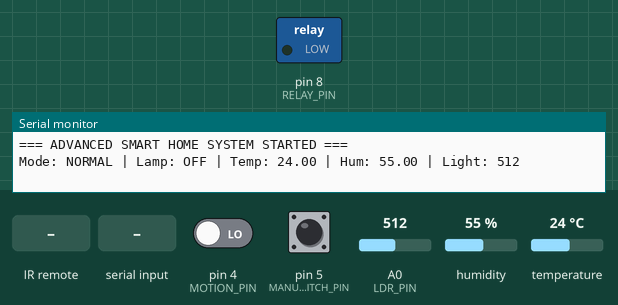
A sketch run on a simulated Arduino Uno, built with avr-gcc and run on an emulated ATmega328P. On the bench: switched loads named in the sketch (green lamp = pin HIGH), the last lines printed to the serial monitor. Dashed ring = blinking. The test bench sets the inputs (shaded band); at power-on: pin 5 (MANUAL_SWITCH_PIN) HIGH, A0 (LDR_PIN) = 512, pin 4 (MOTION_PIN) LOW, humidity 55 %, temperature 24 °C.

Above: at 1.2 s.
1.3 s: pin 5 (MANUAL_SWITCH_PIN) pulled LOW for 1 s
At 2.06 s:
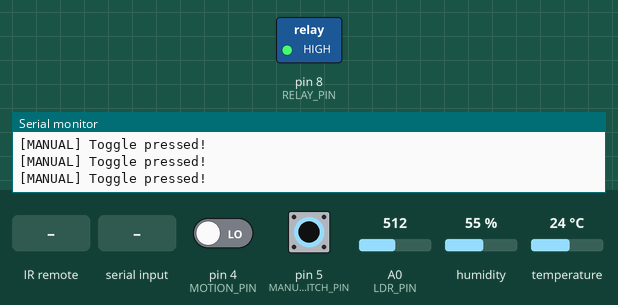
3.8 s: infrared code 0xFFA857 received
6.7 s: "ON\n" received over Serial
At 7.4 s:
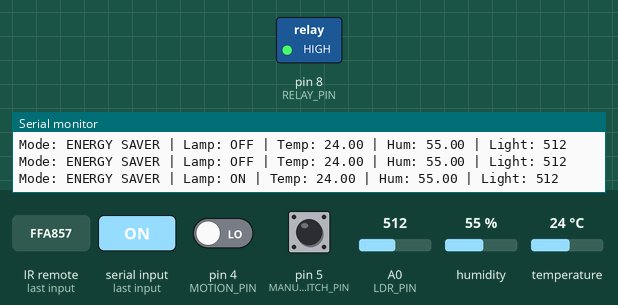
9.7 s: infrared code 0xFFA25D received
At 10.8 s:
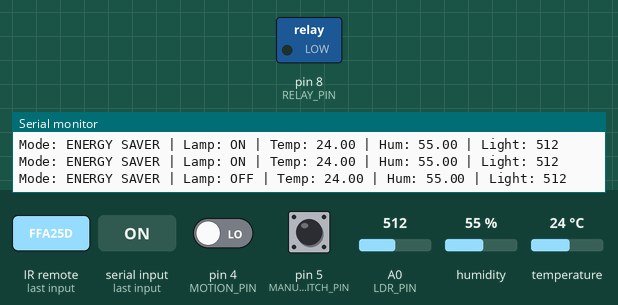
11.2 s: "MODE:NIGHT\n" received over Serial
13.7 s: A0 (LDR_PIN) set to 158
15.2 s: A0 (LDR_PIN) set to 143
At 16.2 s:
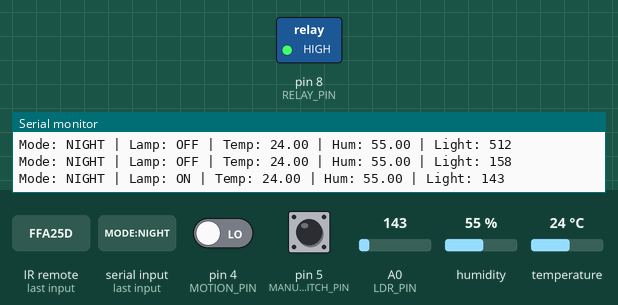
Timing chart, 0 to 18.2 s (numbered marks = the images above; inputs shaded):
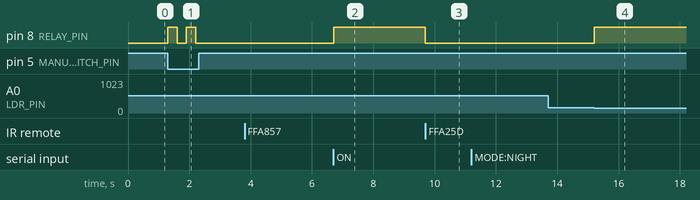

Measured:
- the behaviour switches between 150 and 149 on A0 (LDR_PIN) (found by bisection; images 3 and 4)
- after the input at 1.3 s, pin 8 (RELAY_PIN): alternates HIGH for 0.30 s and LOW for 0.30 s, 4 changes in all, then stays LOW, starting at once
- after the input at 6.7 s, pin 8 (RELAY_PIN): LOW → HIGH at once
- after the input at 9.7 s, pin 8 (RELAY_PIN): HIGH → LOW at once
- after the input at 15.2 s, pin 8 (RELAY_PIN): LOW → HIGH at once

The sketch:

arduino-smart-home-automation.ino
```cpp
#include <DHT.h>
#include <IRremote.h>

// ------------------- Hardware Config ------------------
#define RELAY_PIN 8
#define DHT_PIN 2
#define DHT_TYPE DHT22
#define IR_PIN 7
#define LDR_PIN A0
#define MOTION_PIN 4
#define MANUAL_SWITCH_PIN 5

// ------------------- Objects & Globals ------------------
DHT dht(DHT_PIN, DHT_TYPE);
IRrecv irrecv(IR_PIN);
decode_results results;

bool lampState = false;
bool manualOverride = false;

enum Mode { NORMAL, ENERGY_SAVER, NIGHT_MODE, SECURITY_MODE };
Mode currentMode = NORMAL;

unsigned long lampTimer = 0;
unsigned long lastCheck = 0;
unsigned long securityAlarmTimer = 0;

// ------------------- Setup ------------------
void setup() {
  Serial.begin(9600);
  dht.begin();
  irrecv.enableIRIn();

  pinMode(RELAY_PIN, OUTPUT);
  pinMode(MOTION_PIN, INPUT);
  pinMode(MANUAL_SWITCH_PIN, INPUT_PULLUP);

  digitalWrite(RELAY_PIN, LOW);

  Serial.println("=== ADVANCED SMART HOME SYSTEM STARTED ===");
}

// ------------------- Main Loop ------------------
void loop() {
  readManualSwitch();
  handleIR();
  handleBluetooth();
  environmentLogic();
  modeLogic();
  securityLogic();
  timedLampCutoff();
  displayStatus();
}

// ------------------- Manual Switch Override ------------------
void readManualSwitch() {
  if (!digitalRead(MANUAL_SWITCH_PIN)) {
    manualOverride = true;
    lampState = !lampState;
    digitalWrite(RELAY_PIN, lampState);
    Serial.println("[MANUAL] Toggle pressed!");
    delay(300);
  }
}

// ------------------- IR Remote Control ------------------
void handleIR() {
  if (irrecv.decode(&results)) {
    unsigned long code = results.value;

    if (code == 0xFFA25D) { // POWER = toggle lamp
      lampState = !lampState;
      digitalWrite(RELAY_PIN, lampState);
    }

    if (code == 0xFF629D) { currentMode = NORMAL; }
    if (code == 0xFFA857) { currentMode = ENERGY_SAVER; }
    if (code == 0xFF22DD) { currentMode = NIGHT_MODE; }
    if (code == 0xFF02FD) { currentMode = SECURITY_MODE; }

    irrecv.resume();
  }
}

// ------------------- Bluetooth Commands ------------------
void handleBluetooth() {
  if (Serial.available()) {
    String cmd = Serial.readStringUntil('\n');

    if (cmd == "ON") {
      lampState = true;
      digitalWrite(RELAY_PIN, HIGH);
    }
    if (cmd == "OFF") {
      lampState = false;
      digitalWrite(RELAY_PIN, LOW);
    }
    if (cmd == "MODE:NORMAL") currentMode = NORMAL;
    if (cmd == "MODE:ES") currentMode = ENERGY_SAVER;
    if (cmd == "MODE:NIGHT") currentMode = NIGHT_MODE;
    if (cmd == "MODE:SECURITY") currentMode = SECURITY_MODE;
  }
}

// ------------------- Sensor-Based Environment Logic ------------------
void environmentLogic() {
  float t = dht.readTemperature();
  float h = dht.readHumidity();
  int lightLevel = analogRead(LDR_PIN);

  // If manual override is active, skip auto logic
  if (manualOverride) return;

  // Too hot → turn ON lamp with cooling fan logic (concept)
  if (t > 30) {
    lampState = true;
    lampTimer = millis();
  }

  // Too humid → lamp ON for airflow
  if (h > 75) {
    lampState = true;
    lampTimer = millis();
  }

  // Too dark → auto-night illumination
  if (lightLevel < 200 && currentMode == NIGHT_MODE) {
    lampState = true;
  }

  digitalWrite(RELAY_PIN, lampState ? HIGH : LOW);
}

// ------------------- Mode Logic (Adaptive) ------------------
void modeLogic() {
  float t = dht.readTemperature();
  int lightLevel = analogRead(LDR_PIN);

  if (currentMode == ENERGY_SAVER) {
    if (t < 20) { lampState = false; }
    if (lightLevel > 700) { lampState = false; }
  }

  if (currentMode == NIGHT_MODE) {
    if (lightLevel < 150) lampState = true;
  }
}

// ------------------- Security Mode ------------------
void securityLogic() {
  bool motion = digitalRead(MOTION_PIN);

  if (currentMode == SECURITY_MODE) {
    if (motion) {
      lampState = true;
      lampTimer = millis();
      Serial.println("[SECURITY] Motion detected!");

      securityAlarmTimer = millis();
    }
  }

  // Auto-off lamp after alarm burst
  if (millis() - securityAlarmTimer > 5000) {
    if (currentMode == SECURITY_MODE) lampState = false;
  }

  digitalWrite(RELAY_PIN, lampState);
}

// ------------------- Auto Lamp Cut-Off Timer ------------------
void timedLampCutoff() {
  if (lampState && millis() - lampTimer > 15 * 60 * 1000) {
    lampState = false;
    digitalWrite(RELAY_PIN, LOW);
    Serial.println("[TIMER] Lamp auto-off after 15 minutes.");
  }
}

// ------------------- Status Monitoring ------------------
void displayStatus() {
  if (millis() - lastCheck > 1000) {
    lastCheck = millis();

    Serial.print("Mode: ");
    switch (currentMode) {
      case NORMAL:        Serial.print("NORMAL"); break;
      case ENERGY_SAVER:  Serial.print("ENERGY SAVER"); break;
      case NIGHT_MODE:    Serial.print("NIGHT"); break;
      case SECURITY_MODE: Serial.print("SECURITY"); break;
    }

    Serial.print(" | Lamp: ");
    Serial.print(lampState ? "ON" : "OFF");

    Serial.print(" | Temp: ");
    Serial.print(dht.readTemperature());

    Serial.print(" | Hum: ");
    Serial.print(dht.readHumidity());

    Serial.print(" | Light: ");
    Serial.print(analogRead(LDR_PIN));

    Serial.println();
  }
}
```
